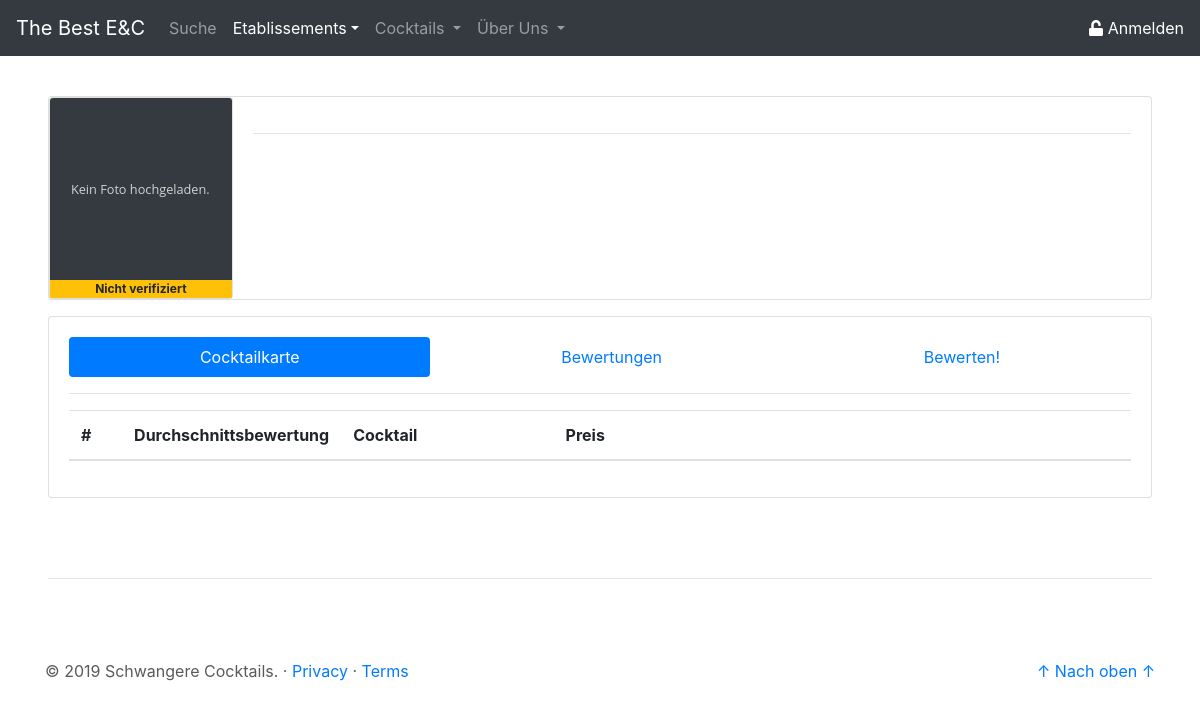
The app's page /site/etablissement_details.php, older data.
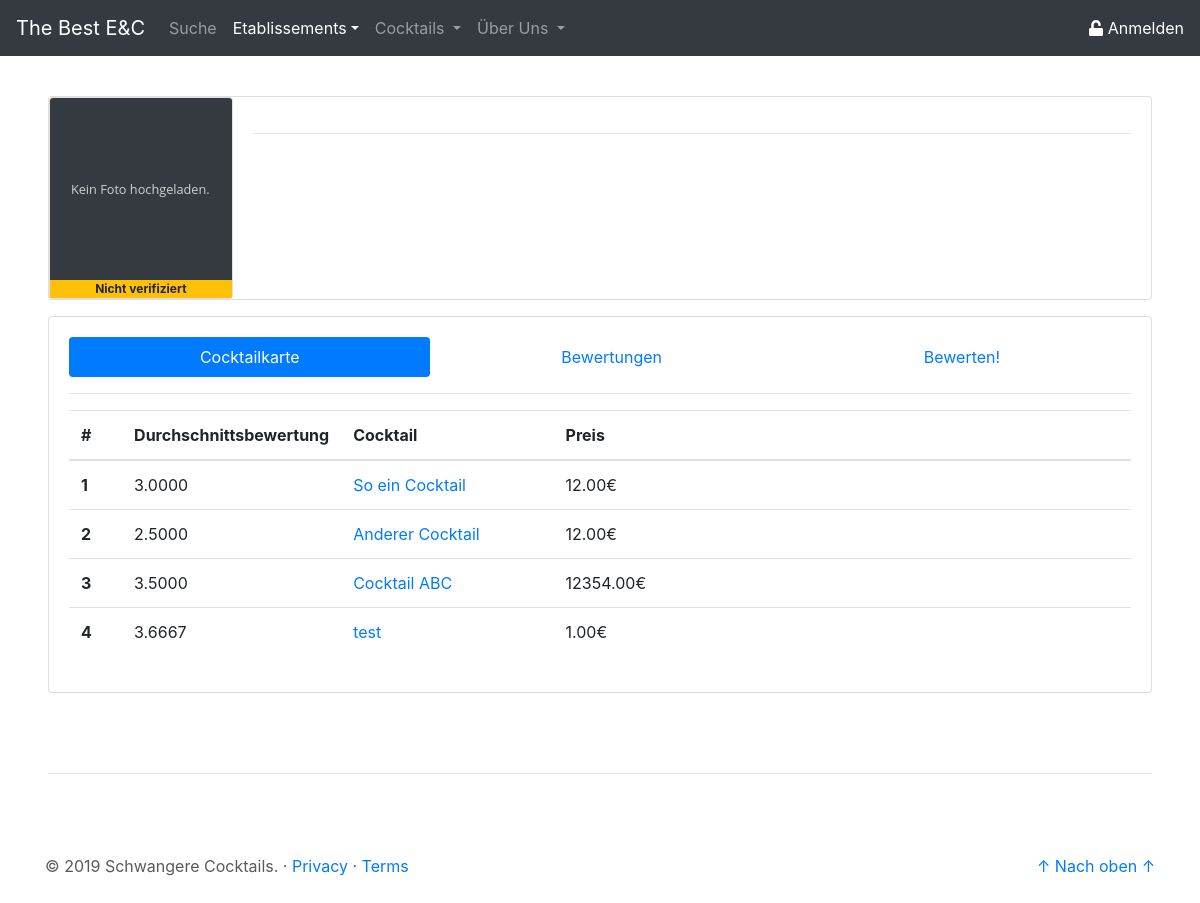
The same page, newer data.
### tables this page shows
CREATE TABLE `cock` (
  `id` int(11) NOT NULL,
  `name` varchar(50) NOT NULL,
  `beschreibung` text NOT NULL,
  `img` longblob NOT NULL
);

### php/db/select_etabInfo.php (called while the page is built, shortened)
<?php
$pdo = new PDO('mysql:host=localhost;dbname=tbec', 'root', '');
$statement = $pdo->prepare(
    "SELECT e.id as id,
			e.name as name,
			e.anschrift as anschrift,
			e.ort as ort,
			e.img as img,
			e.verifiziert as verifiziert
	 FROM etab e
	 WHERE e.id = :etab_id");
$etabInfo = $statement->fetch();

### php/db/select_cocktailkarte.php (called while the page is built, shortened)
<?php
$pdo = new PDO('mysql:host=localhost;dbname=tbec', 'root', '');
if(isset($cockId)){
	$statement = $pdo->prepare(
		"SELECT e.id as id
			   ,e.name as name
			   ,e.ort as ort
			   ,ce.preis as preis
			   ,AVG(bc.wert) as wert
		 FROM cock_etab ce
			JOIN etab e
				ON e.id = ce.etab_id
			LEFT JOIN bew_cock bc
				ON ce.id = bc.cock_etab_id
		 WHERE ce.cock_id = :cock_id
		 GROUP BY e.id
				 ,e.name
				 ,e.ort
				 ,ce.preis
				 ,ce.cock_id");
	$result = $statement->execute(array('cock_id' => $cockId));
} else {
	$statement = $pdo->prepare(
		"SELECT c.id as id,
				c.name as name,
				ce.preis as preis,
				AVG(bc.wert) as wert
		 FROM cock_etab ce
 			JOIN cock c
	 			ON c.id = ce.cock_id
    		JOIN bew_cock bc
       			on ce.id = bc.cock_etab_id
		 WHERE ce.etab_id = 2
		 GROUP BY c.id,
		 		  c.name,
				  ce.preis");
$result = $statement->execute(array('etab_id' => $etabId));
}
$cocktailkarte = $statement->fetchAll();

### site/etablissement_details.php (the view, shortened to what this page needs)
<?php
$activeHead = "etablissement";
$etabId = $_GET['etab_id'];
include('../php/db/select_etabInfo.php');
include('../php/db/select_cocktailkarte.php');
?>
<!doctype html>
<html lang="de">
<head>
	<link rel="stylesheet" href="https://stackpath.bootstrapcdn.com/bootstrap/4.3.1/css/bootstrap.min.css">
	<link href="../css/csstoolbox.css" rel="stylesheet">
</head>
<body>
	<header>
		<?php
		include('../php/buildHeader.php');
		?>
	</header>
	<main role="main">
		<div class="mt-5 ml-5 mr-5">
			<div class="card mb-3" width="100%" style="max-height: 360px;">
				<div class="row no-gutters">
					<div class="card col-md-2">
						<?php
						if ($etabInfo["img"] == null)
							echo '<img src="../res/placeholder_no_image.svg" class="card-img-top">';
						else
							echo '
						<img src="../php/db/get_img.php?etab_id=' . $etabInfo["id"] . '" class="card-img-top">';
						if ($etabInfo["verifiziert"] == 1) {
							echo '<span class="badge badge-primary rounded-0">Verifiziert</span>';
						} else {
							echo '<span class="badge badge-warning rounded-0">Nicht verifiziert</span>';
						}
						?>
					</div>
					<div class="col-md-10">
						<div class="card-body d-flex flex-column" style="max-height: 200px;">
							<div>
								<hr>
							</div>
							<div>
								<p class="card-text"> <?php echo $etabInfo["ort"] . '<br>' . $etabInfo["anschrift"]; ?> </p>
							</div>
						</div>
					</div>
				</div>
			</div>
			<div class="card card-body">
				<ul class="nav nav-pills flex-column flex-sm-row" id="etabDetail-tab" role="tablist">
					<li class="flex-sm-fill text-sm-center nav-item">
						<a class="nav-link active" id="cocktailKarte-tab" data-toggle="pill" href="#cocktailKarte" role="tab" aria-controls="cocktailKarte" aria-selected="true">Cocktailkarte</a>
					</li>
					<li class="flex-sm-fill text-sm-center nav-item">
						<a class="nav-link" id="bewertungen-tab" data-toggle="pill" href="#bewertungen" role="tab" aria-controls="bewertungen" aria-selected="false">Bewertungen</a>
					</li>
					<li class="flex-sm-fill text-sm-center nav-item">
						<a class="nav-link" id="bewerten-tab" data-toggle="pill" href="#bewerten" role="tab" aria-controls="bewerten" aria-selected="false">Bewerten!</a>
					</li>
				</ul>
				<hr>
				<div class="tab-content" id="etabDetail-tabContent">
					<div class="tab-pane fade show active" id="cocktailKarte" role="tabpanel" aria-labelledby="cocktailKarte-tab">
						<?php echo '
						<table class="table">
							<thead>
								<tr>
									<th scope="col" style="width: 5.00%">#</th>
									<th scope="col" style="width: 5.00%">Durchschnittsbewertung</th>
									<th scope="col" style="width: 20.00%">Cocktail</th>
									<th scope="col" style="width: 70	.00%">Preis</th>
								</tr>
							</thead>
							<tbody>';
						for ($i = 0; $i < count($cocktailkarte); $i++) {
							echo '<tr>';
							echo '<th scope="row">' . ($i + 1) . '</th>';
							echo '<td>' . $cocktailkarte[$i]["wert"] . '</td>';
							echo '<td> <a class="" href="cocktail_details.php?cock_id= ' . $cocktailkarte[$i]["id"] . '">' . $cocktailkarte[$i]["name"] . '</a></td>';
							echo '<td>' . $cocktailkarte[$i]["preis"] . '€</td>';
							echo '</tr>';
						}
						echo '</tbody></table>';
						?>
					</div>
				</div>
			</div>
		</div>
	</main>
	<hr class="ct-hr-divider ml-5 mr-5">
	<footer role="footer" class="container">
		<?php
		include('../php/buildFooter.php');
		?>
	</footer>
</body>
</html>

### php/buildHeader.php (shortened to what this page needs)
<?php
$searchActive = "";
$cocktailActive = "";
$etablissementActive = "";
$uberUnsActive = "";
if ($activeHead == "search") {
    $searchActive = "active";
} elseif ($activeHead == "etablissement") {
    $etablissementActive = "active";
} elseif ($activeHead == "cocktail") {
    $cocktailActive = "active";
} elseif ($activeHead == "uberUns") {
    $uberUnsActive = "active";
}
echo '
    <nav class="navbar navbar-expand-md navbar-dark fixed-top bg-dark">
        <a class="navbar-brand" href="../site/">The Best E&C</a>
        <div class="collapse navbar-collapse" id="navbarCollapse">
            <ul class="navbar-nav mr-auto">
                <li class="nav-item ' . $searchActive . '">
                    <a class="nav-link" href="../site/suche.php">Suche</a>
                </li>
                <li class="nav-item dropdown  ' . $etablissementActive . '">
                    <a class="nav-link dropdown-toggle" href="" id="etablissementDropdown" role="button" data-toggle="dropdown" aria-haspopup="true" aria-expanded="false">Etablissements</a>
                </li>
                <li class="nav-item dropdown ' . $cocktailActive . '">
                    <a class="nav-link dropdown-toggle" href="" id="cocktailDropdown" role="button" data-toggle="dropdown" aria-haspopup="true" aria-expanded="false">Cocktails
                    </a>
                </li>
				<li class="nav-item dropdown ' . $uberUnsActive . '">
				<a class="nav-link dropdown-toggle" href="" id="uberUnsDropdown" role="button" data-toggle="dropdown" aria-haspopup="true" aria-expanded="false">Über Uns
                    </a>
				</li>
            </ul>';
if (isset($_SESSION['userId'])) {
    if ($_SESSION['rang'] == 2) {
        include('../php/db/select_meldung_count.php');
        echo '<a href="../site/profil_meldung.php" class="profil-nav mr-3"><span class="badge badge-light">' . $meldungCount[0] . '</span></button> Meldungen</a>';
        echo '<a href="../site/profil_log.php" class="profil-nav mr-3"><i class="far fa-file-alt"></i> Log</a>';
    }
    echo '<a href="../site/profil_main.php" class="profil-nav mr-3"><i class="far fa-user"></i> Profil</a>';
    echo '<a href="../php/logout.php" class="profil-nav"><i class="fas fa-lock"></i> Abmelden</a>';
} else {
    echo '<a href="../site/signin.php" class="profil-nav"><i class="fas fa-unlock"></i> Anmelden</a>';
}
echo '
        </div>
    </nav>';

### php/buildFooter.php
<?php
echo '
    <p class="float-right"><a href="#">↑ Nach oben ↑</a></p>
    <p>&copy; 2019 Schwangere Cocktails. &middot; <a href="../site/footer_privacy.php">Privacy</a> &middot; <a href="../site/footer_terms.php">Terms</a></p>';

### css/csstoolbox.css (style rules this page uses)
a.profil-nav:link { color: #FFFFFF; }
body { padding-top: 3rem; padding-bottom: 3rem; margin: auto; color: #5a5a5a; }
.ct-hr-divider { margin: 5rem; }

Row changes from the older to the newer data that the page shows:
added cock: wert "3.0000", name "So ein Cocktail", preis "12.00"
added cock: wert "2.5000", name "Anderer Cocktail", preis "12.00"
added cock: wert "3.5000", name "Cocktail ABC", preis "12354.00"
added cock: wert "3.6667", name "test", preis "1.00"
